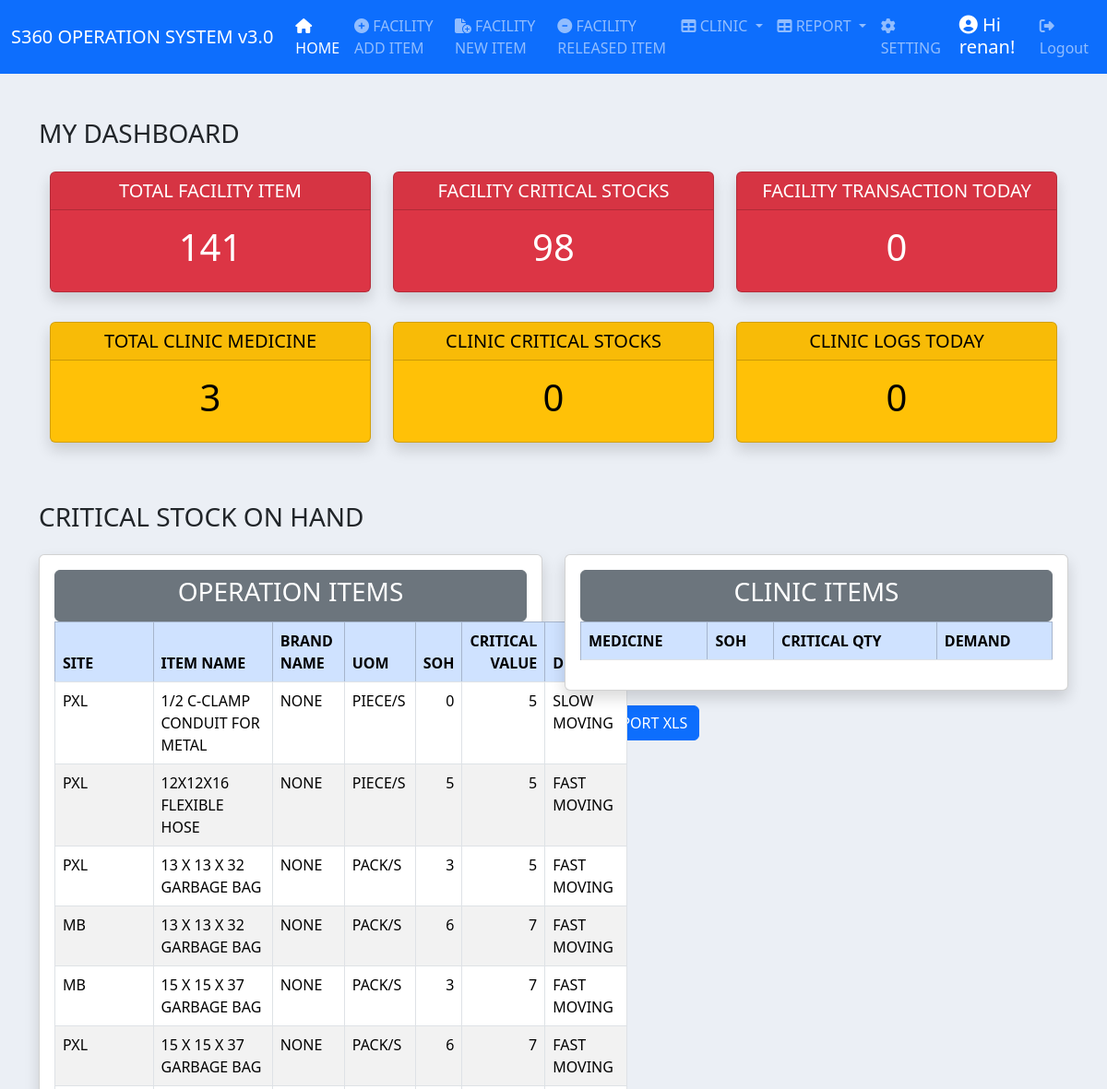
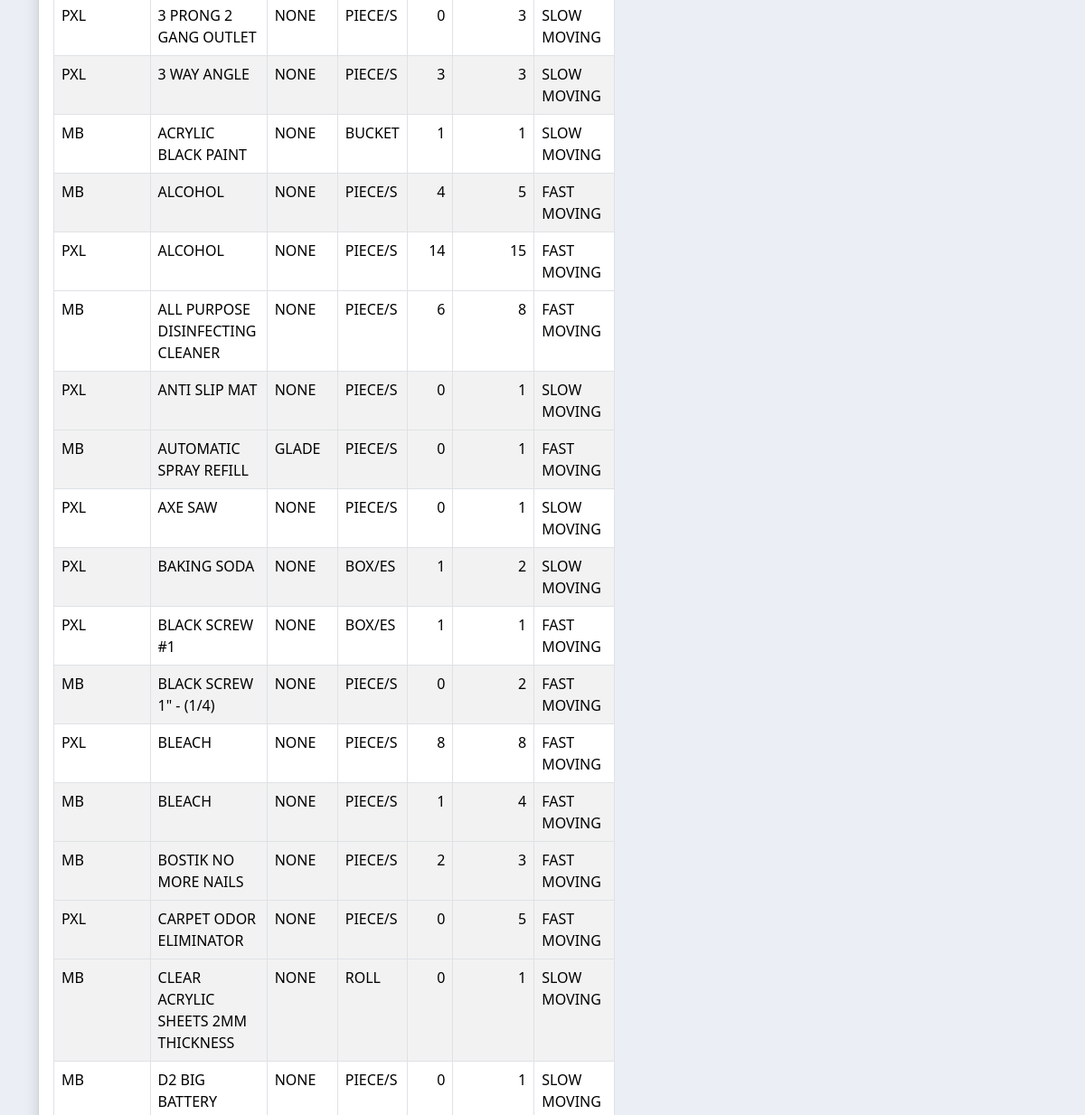
Before: /dashboard/ (signed in, upper part) with the older database file (2 pictures, top to bottom).
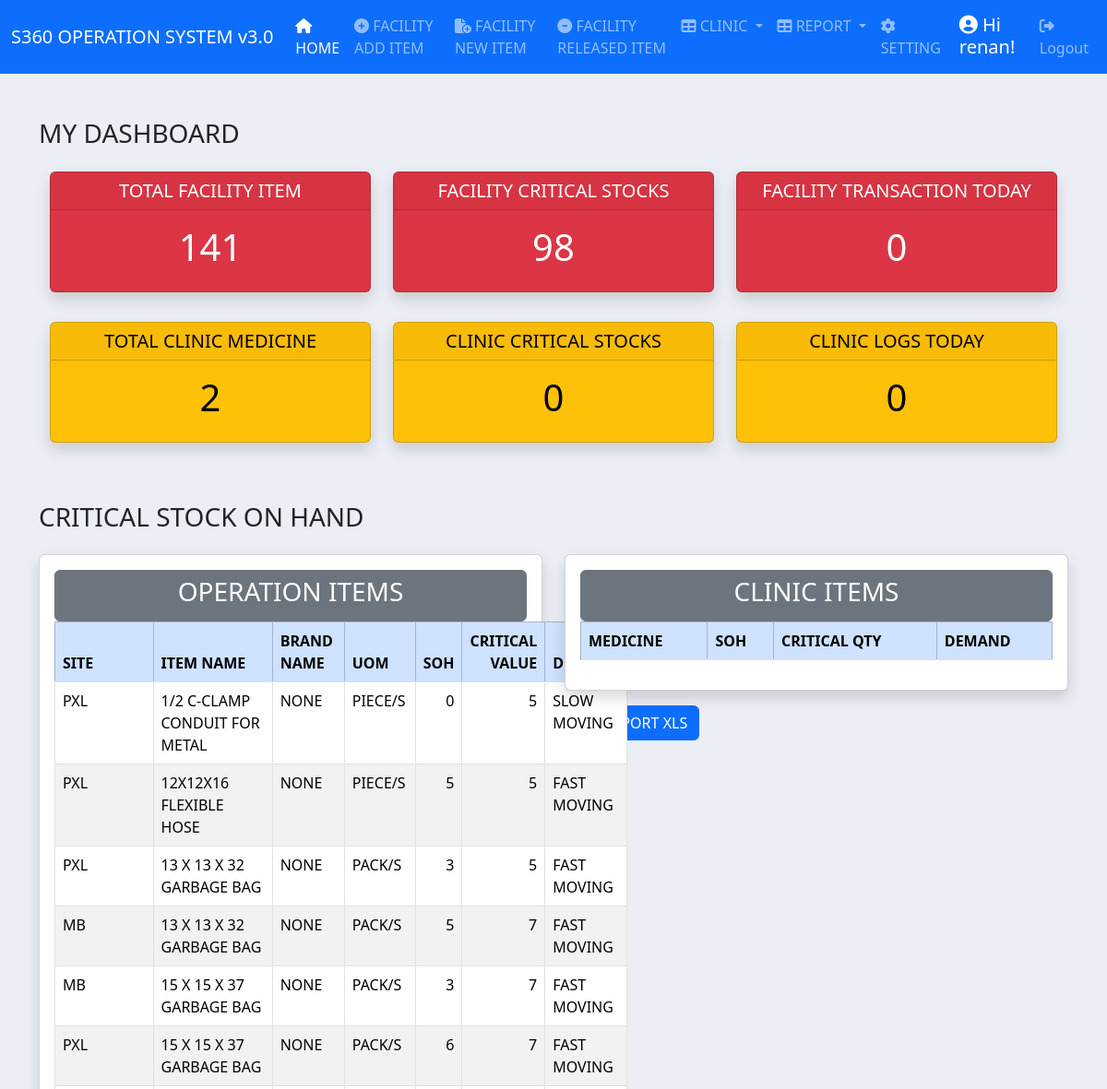
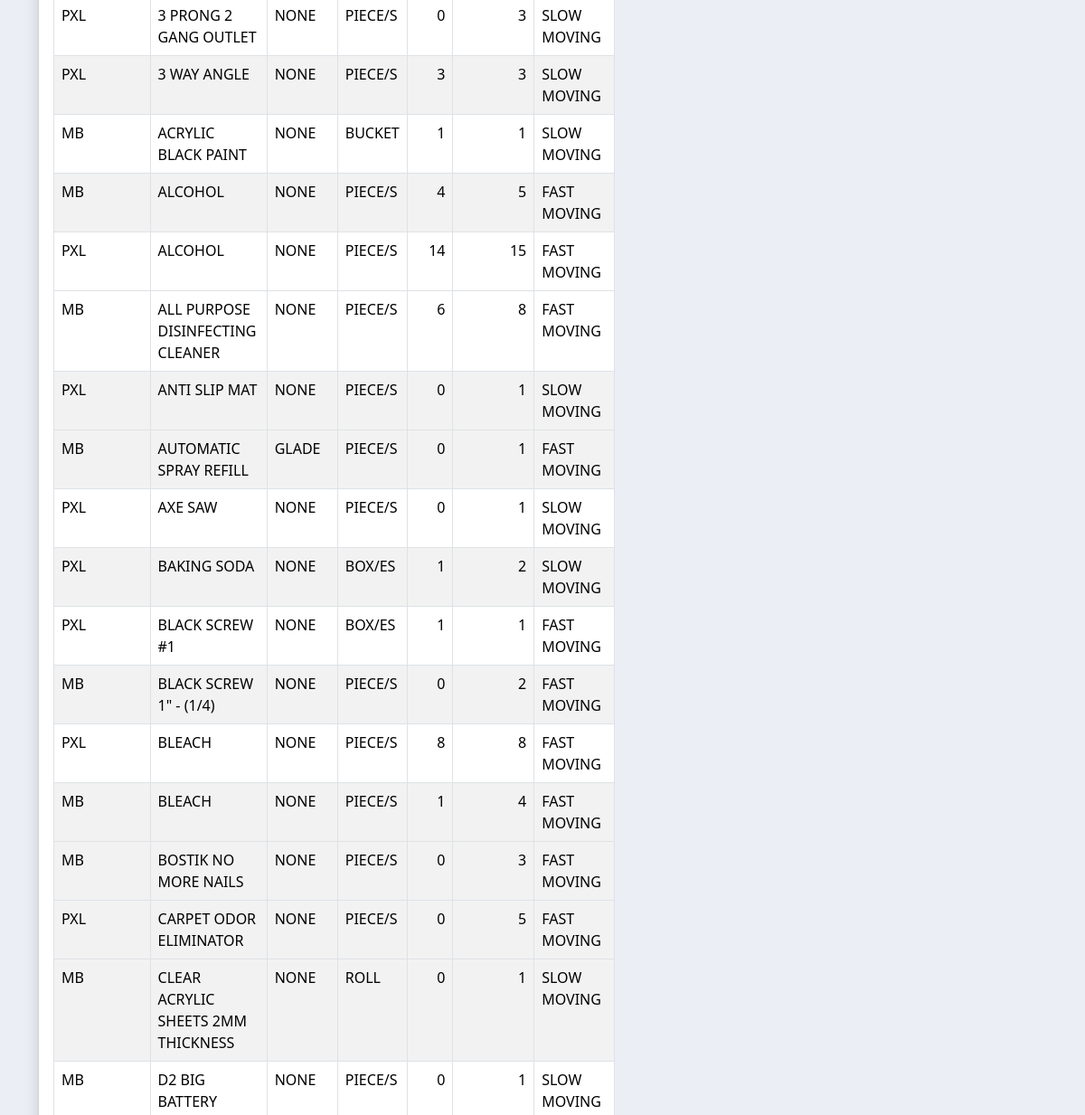
After: the same page with the newer database file (2 pictures, top to bottom).
### inventory/models.py (models this page shows, shortened)
class ItemBase(models.Model):
    item_name = models.CharField(max_length=200, null=True)
    brand_name = models.CharField(max_length=200, null=True)
    soh = models.IntegerField(null=True)
    item_code = models.CharField(max_length=200, null=True, blank=True)
    date_added = models.DateTimeField(auto_now_add=True)
    remarks = models.CharField(max_length=50, null=True)
    uom = models.ForeignKey(UOM, on_delete=models.CASCADE, null=True)
    critical_value = models.IntegerField(null=True, blank=True)
    site = models.ForeignKey(Site, on_delete=models.CASCADE)
    demand_item = models.ForeignKey(DemandItems, on_delete=models.CASCADE)
    division = models.ForeignKey(Division, on_delete=models.CASCADE, null=True)
    class Meta:
        ordering = ["item_name"]

class Site(models.Model):
    site = models.CharField(max_length=200)
    class Meta:
        ordering = ["site"]
    def __str__(self):
        return self.site

class UOM(models.Model):
    uom = models.CharField(max_length=100)
    def __str__(self):
        return self.uom
    class Meta:
        ordering = ["uom"]

class DemandItems(models.Model):
    demand_item = models.CharField(max_length=30)
    def __str__(self):
        return self.demand_item
    class Meta:
        ordering = ["demand_item"]

### dashboard/views.py (the view)
# urls.py: path('', views.dashboard_view, name='dashboard'),
@login_required
def dashboard_view(request):
    itembase = ItemBase.objects.all()
    item = Item.objects.all()
    clinic = Clinic_Record.objects.all()
    medicine = MedCode.objects.all()
    item_count = ItemBase.objects.filter(site=1).count()
    medicine_count = MedCode.objects.filter(location=1).count()
    critical_count = 0
    for critical in itembase:
        if critical.critical_value != 0:
            if critical.critical_value is not None:
                if critical.soh <= critical.critical_value:
                    critical_count += 1
            else:
                if critical.soh <= none_value:
                    critical_count += 1
    transaction_count = 0
    for transaction_date in item:
        if transaction_date.date_added.date() == datetime.datetime.now().date():
            transaction_count += 1
    critical_medicine_count = 0
    for medcritical in medicine:
        if medcritical.quantity <= medcritical.critical:
            critical_medicine_count += 1
    unique_users = set()  # A set to store unique user IDs
    for clinic_date in clinic:
        if clinic_date.date_added.date() == datetime.datetime.now().date():
            unique_users.add(clinic_date.employee_id)
    clinic_log_count = len(unique_users)  # Count the unique users
    context = {
        'item_count': item_count,
        'critical_count': critical_count,
        'none_value': none_value,
        'itembase': itembase,
        'transaction_count': transaction_count,
        'clinic_log_count': clinic_log_count,
        'medicine': medicine,
        'critical_medicine_count': critical_medicine_count,
        'medicine_count': medicine_count
    }
    return render(request, 'dashboard/dashboard_template.html', context)

### clinic/templatetags/custom_tags.py (called while the page is built)
@register.filter(name='has_group')
def has_group(user, group_name):
    return user.groups.filter(name=group_name).exists()

### dashboard/templates/dashboard/dashboard_template.html (shortened to what this page needs)
{% extends 'base.html'  %}
{% block content %}
<div class="container">
<div class="dasboard-title mt-5 pb-3">
    <h3>MY DASHBOARD  </h3>
</div>
<div class="container text-center">
    <div class="row">
      <div class="col-4">
        <div class="card text-bg-danger mb-3 shadow fade show">
            <h5 class="card-header">TOTAL FACILITY ITEM</h5>
            <div class="card-body">
              <h1 class="card-title">{{ item_count }}</h1>
            </div>
          </div>
      </div>
      <div class="col-4">
        <div class="card text-bg-danger shadow fade show">
            <h5 class="card-header ">FACILITY CRITICAL STOCKS</h5>
            <div class="card-body">
                <h1 class="card-title">{{ critical_count }}</h1>
            </div>
          </div>
      </div>
      <div class="col-4">
        <div class="card text-bg-danger mb-3 shadow fade show ">
            <h5 class="card-header">FACILITY TRANSACTION TODAY</h5>
            <div class="card-body">
                <h1 class="card-title">{{ transaction_count }}</h1>
            </div>
          </div>
      </div>
    </div>
    <div class="row mt-3">
      <div class="col-4">
        <div class="card text-bg-warning mb-3 shadow fade show ">
            <h5 class="card-header">TOTAL CLINIC MEDICINE</h5>
            <div class="card-body">
                <h1 class="card-title">{{ medicine_count }}</h1>
            </div>
          </div>
      </div>
      <div class="col-4">
        <div class="card text-bg-warning mb-3 shadow fade show ">
            <h5 class="card-header">CLINIC CRITICAL STOCKS</h5>
            <div class="card-body">
                <h1 class="card-title">{{ critical_medicine_count }}</h1>
            </div>
          </div>
      </div>
      <div class="col-4">
        <div class="card text-bg-warning mb-3 shadow fade show ">
            <h5 class="card-header">CLINIC LOGS TODAY</h5>
            <div class="card-body">
                <h1 class="card-title">{{ clinic_log_count }}</h1>
            </div>
          </div>
      </div>
    </div>
</div>
<div class="dasboard-title mt-5 pb-3">
    <h3>CRITICAL STOCK ON HAND </h3>
</div>
<div class="row">
    <div class="col-6">
          <div class="card card-body shadow fade show">
            <div class="btn btn-secondary">
              <h3>OPERATION ITEMS</h3>
            </div>
            <table class="table table-bordered table-hover table-striped">
                  <thead class="table-primary">
                    <tr>
                      <th scope="col">SITE</th>
                      <th scope="col">ITEM NAME</th>
                      <th scope="col">BRAND NAME</th>
                      <th scope="col">UOM</th>
                      <th scope="col" class="text-right">SOH</th>
                      <th scope="col" class="text-right">CRITICAL VALUE</th>
                      <th scope="col">DEMAND</th>
                    </tr>
                  </thead>
                  <tbody>
                    {% for item in itembase %}
                    <tr>
                      {% if item.critical_value != 0 %}
                        {% if item.critical_value > 0 %}
                          {% if item.soh <= item.critical_value %}
                            <td>{{ item.site }}</td>
                            <td>{{ item.item_name }}</td>
                            <td>{{ item.brand_name }}</td>
                            <td>{{ item.uom }}</td>
                            <td class="item_soh text-right">{{ item.soh }}</td>
                            <td class="text-right">{{ item.critical_value }}</td>
                            <td>{{ item.demand_item }}</td>
                          {% endif %}
                        {% endif %}
                      {% endif %}
                    </tr>
                    {% endfor %}
                  </tbody>
                </table>
          </div>
    </div>
    <div class="col-6">
      <div class="card card-body shadow fade show">
        <div class="btn btn-secondary">
          <h3>CLINIC ITEMS</h3>
        </div>
        <table class="table table-bordered table-hover table-striped">
              <thead class="table-primary">
                <tr>
                  <th scope="col">MEDICINE</th>
                  <th scope="col">SOH</th>
                  <th scope="col">CRITICAL QTY</th>
                  <th scope="col">DEMAND</th>
                </tr>
              </thead>
            </table>
      </div>
       <div class="pb-5">
            <a href="{% url 'critical_medicine_excel_export' %}"><button class="btn btn-primary mt-3 ms-2"> EXPORT XLS</button></a>
        </div>
    </div>
</div>
</div>
{% endblock content %}

### templates/base.html (shortened to what this page needs)
<!doctype html>
{% load static %}
<html lang="en">
  <head>
    <link href="https://cdn.jsdelivr.net/npm/bootstrap@5.3.3/dist/css/bootstrap.min.css" rel="stylesheet">
    <link href="{% static 'mystyle.css' %}" rel="stylesheet">
    <link href="https://cdn.jsdelivr.net/npm/select2@4.1.0-rc.0/dist/css/select2.min.css" rel="stylesheet" />
  </head>
  <body>
    {% include 'navbar.html' %}
    <div class="container-fluid">
      {% block content %}
      {% endblock content %}
    </div>
    <link rel="stylesheet" href="https://cdnjs.cloudflare.com/ajax/libs/font-awesome/6.5.2/css/all.min.css" />
  </body>
</html>

### templates/navbar.html (shortened to what this page needs)
{% load custom_tags %}
<nav class="navbar navbar-expand-lg navbar-dark bg-primary">
    <div class="container-fluid">
      <a class="navbar-brand" href="">S360 OPERATION SYSTEM v3.0</a>
      {% if request.user.is_staff and request.user.is_superuser %}
      <div class="collapse navbar-collapse" id="navbarSupportedContent">
        <ul class="navbar-nav me-auto mb-2 mb-lg-0">
      {% if request.user|has_group:"OPERATION" or request.user|has_group:"ADMIN" %}
          <li class="nav-item">
            <a class="nav-link" aria-current="page" href="{% url 'dashboard' %}"><i class="fa-solid fa-house"></i> HOME</a>
          </li>
          <li class="nav-item">
            <a class="nav-link" href="{% url 'add_item' %}" ><i class="fa-solid fa-circle-plus"></i> FACILITY ADD ITEM </a>
          </li>
          <li class="nav-item">
            <a class="nav-link" href="{% url 'new_item' %}" ><i class="fa-solid fa-file-circle-plus"></i> FACILITY NEW ITEM</a>
          </li>
          <li class="nav-item">
            <a class="nav-link" href="{% url 'get_item' %}" ><i class="fa-solid fa-circle-minus"></i> FACILITY RELEASED ITEM</a>
          </li>
      {% endif %}
      {% if request.user|has_group:"CLINIC" or request.user|has_group:"ADMIN" %}
          <li class="nav-item dropdown">
            <a class="nav-link dropdown-toggle" href="#" role="button" data-bs-toggle="dropdown" aria-expanded="false">
              <i class="fa-solid fa-table"></i>  CLINIC
            </a>
          </li>
      {% endif %}
      {% if request.user|has_group:"OPERATION" or request.user|has_group:"ADMIN" or request.user|has_group:"CLINIC" %}
          <li class="nav-item dropdown">
            <a class="nav-link dropdown-toggle" href="#" role="button" data-bs-toggle="dropdown" aria-expanded="false">
              <i class="fa-solid fa-table"></i>  REPORT
            </a>
      {% endif %}
          </li>
      {% if request.user|has_group:"ADMIN" %}
          <li class="nav-item">
            <a class="nav-link" href="/admin" ><i class="fa-solid fa-gear"></i> SETTING</a>
          </li>
      {% endif %}
        </ul>
        <ul class="navbar-nav ml-auto">
      {% if user.is_authenticated %}
        <h5 id="hi-name"><i class="fa-solid fa-circle-user"></i> Hi {{ user.username }}!</h5>
          <li class="nav-item">
            <a class="nav-link" href="{% url 'user-logout' %}" ><i class="fa-solid fa-right-from-bracket"></i> Logout</a>
          </li>
      {% endif %}
      {% endif %}
      </div>
    </div>
  </nav>

### static/mystyle.css (style rules this page uses)
#hi-name { color: white; padding-top: 7px; padding-left: 12px; padding-right: 10px; }
body { background-color: #ebeff5; }
.text-right { text-align: right }
.text-center { text-align: center }

Changed rows visible on the page:
changed ItemBase (number 4 of 24 on the later page): soh "6" → "5"
changed ItemBase "BOSTIK NO MORE NAILS": soh "2" → "0"
Other visible differences:
{{ medicine_count }}: "3" → "2"
